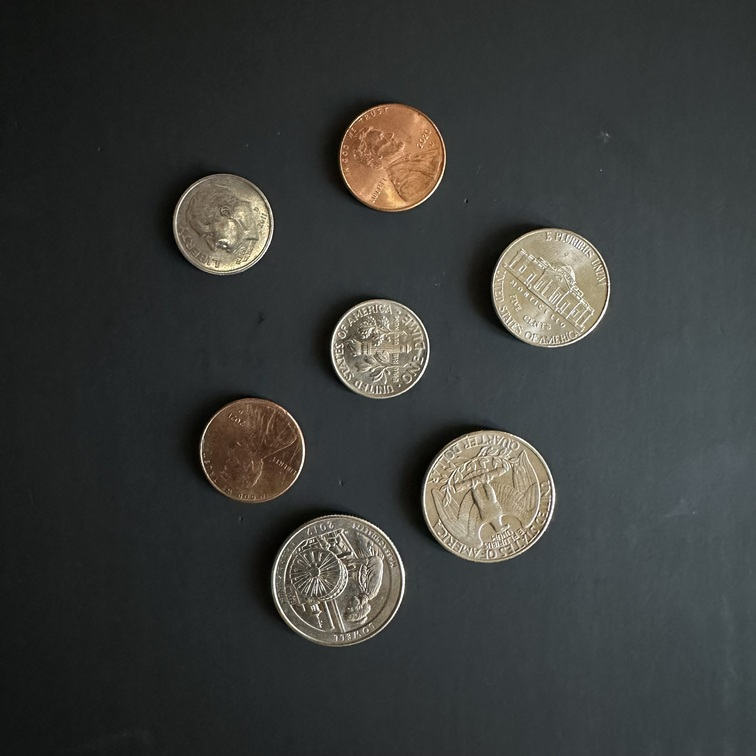
//> input picture cv_Showme_Money/coins1.jpeg, 756 x 756 px
$ ./cv_Showme_Money coins1.jpeg   (built with g++ and OpenCV 4)
//> lines starting //> are read from the running program, lines starting //| are printed output that depends on the picture; after the words box and inside, x2 and y2 are one past the last pixel; in counts of white or black regions, pixels touching at a corner belong together
//
//    Copyright 2023 Viraj V. Sabhaya
//
//    This program is free software: you can redistribute it and/or modify
//    it under the terms of the GNU General Public License as published by
//    the Free Software Foundation, either version 3 of the License, or
//    (at your option) any later version.
//
//    This program is distributed in the hope that it will be useful,
//    but WITHOUT ANY WARRANTY; without even the implied warranty of
//    MERCHANTABILITY or FITNESS FOR A PARTICULAR PURPOSE.  See the
//    GNU General Public License for more details.
//
//    You should have received a copy of the GNU General Public License
//    along with this program.  If not, see <http://www.gnu.org/licenses/>.
//

/*******************************************************************************************************************/ /**
 * @file cv_Showme_Money.cpp
 * @brief C++ Show me Money example for OpenCV
 * @author Viraj V. Sabhaya
**********************************************************************************************************************/

// include necessary dependencies
#include <iostream>
#include <string>
#include <opencv2/opencv.hpp>

// Global variables
using namespace std;
using namespace cv;

// configuration parameters
#define NUM_COMMAND_LINE_ARGUMENTS 1

// Color Constants
Scalar COLOR_RED = CV_RGB(255, 0, 0); // For pennies
Scalar COLOR_GREEN = CV_RGB(0, 255, 0); // For quarters
Scalar COLOR_BLUE = CV_RGB(0, 0, 255); // For dimes
Scalar COLOR_YELLOW = CV_RGB(255, 255, 0); // For nickels

// Outline color
Scalar outlineColor;

/*******************************************************************************************************************/ /**
 * @brief program entry point
 * @param[in] argc number of command line arguments
 * @param[in] argv string array of command line arguments
 * @return return code (0 for normal termination)
 * @author Viraj V. Sabhaya
**********************************************************************************************************************/
int main(int argc, char *argv[])
{
    // Input image, GrayScale image and Coins Image(Circles the coins)
    Mat imageInput;
    Mat imageGray;
    Mat imageEdges;
    Mat imageResult;
    Mat imageEllipse;
    Mat imageRectangles;

    // Total number of Pennies, Quarters, Dimes, Nickels
    int totalPennies = 0;
    int totalQuarters = 0;
    int totalDimes = 0;
    int totalNickels = 0;

    // Total value of COINS
    double totalValue = 0.0;

    if (argc != NUM_COMMAND_LINE_ARGUMENTS + 1)
    {
        printf("Usage: %s <image_file>\n", argv[0]);
        return 0;
    }
    else
    {
        imageInput = imread(argv[1], IMREAD_COLOR);
//> imageInput is the input picture: 756 rows x 756 cols, CV_8UC3; mean B, G, R 58.2, 60.5, 58.7

        // check for file error
        if (!imageInput.data)
        {
            cout << "Error while opening file " << argv[1] << endl;
            return 0;
        }
    }

    // Copy the input image to the result image, imageEllipse and imageRectangles
    imageResult = imageInput.clone();
    imageEllipse = imageInput.clone();
    imageRectangles = imageInput.clone();

    // display the Input Image size (Width, Height) and channels
    cout << "Input Image details ... " << endl;
    cout << "Image width: " << imageInput.size().width << endl;
//| Image width: 756
    cout << "Image height: " << imageInput.size().height << endl;
//| Image height: 756
    cout << "Image channels: " << imageInput.channels() << endl << endl;
//| Image channels: 3

    // Converting the Color image to GrayScale image
    cvtColor(imageInput, imageGray, COLOR_BGR2GRAY);
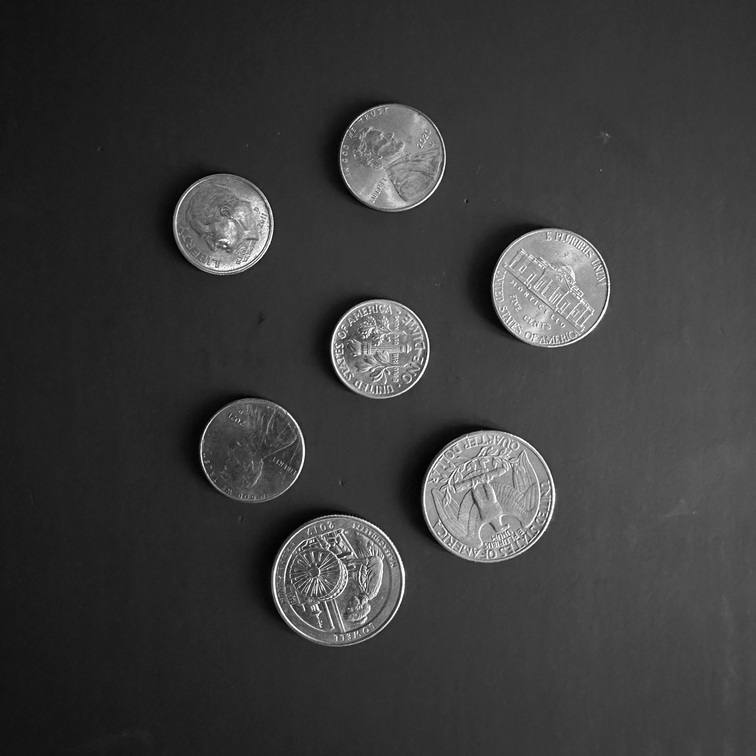
//> imageGray: 756 rows x 756 cols, CV_8UC1; min 0, max 255, mean 59.7

    // Finding edges in the image using canny edge detection
    const double cannyThreshold1 = 100;
    const double cannyThreshold2 = 200;
    const int cannyAperture = 3;
    Canny(imageGray, imageEdges, cannyThreshold1, cannyThreshold2, cannyAperture);
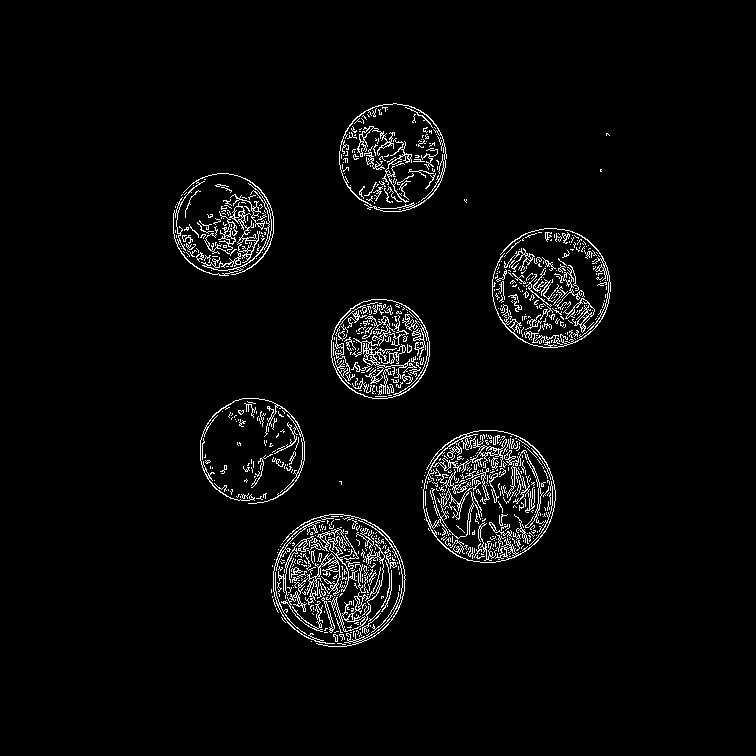
//> imageEdges: 756 rows x 756 cols, CV_8UC1; 3.5% white in thin lines or dots, all inside (x1, y1, x2, y2) = (173, 103, 611, 647)

    // Removing noise from the edges using ERODE and DILATE
    Mat imageEnD;
    int morphologySize = 1;
    dilate(imageEdges, imageEnD, Mat(), Point(-1, -1), morphologySize);
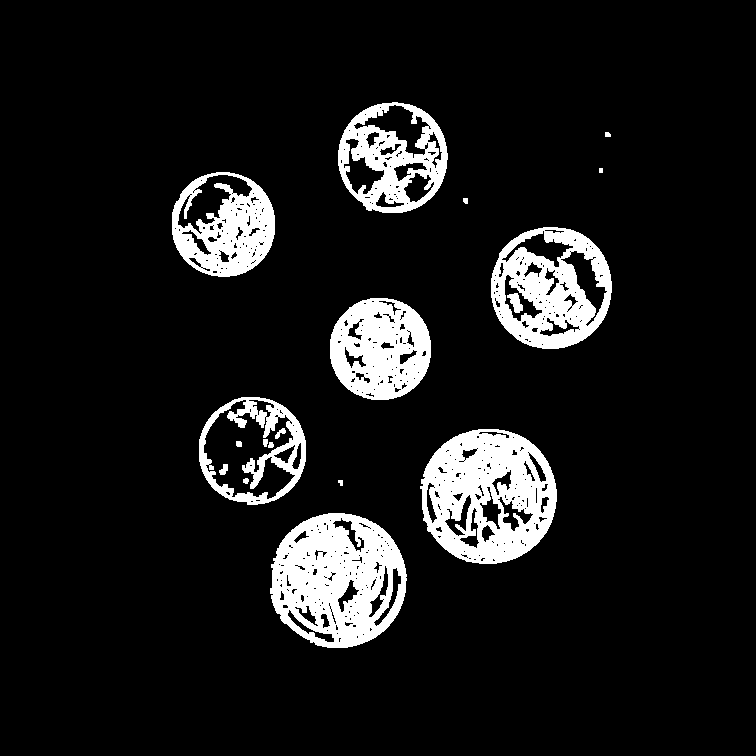
//> imageEnD: 756 rows x 756 cols, CV_8UC1; 10% white; 18 white regions, largest, box (x1, y1, x2, y2) and area: (270, 513, 407, 648) 12473, (420, 429, 557, 564) 12091, (491, 227, 612, 349) 8375
    erode(imageEnD, imageEnD, Mat(), Point(-1, -1), morphologySize);
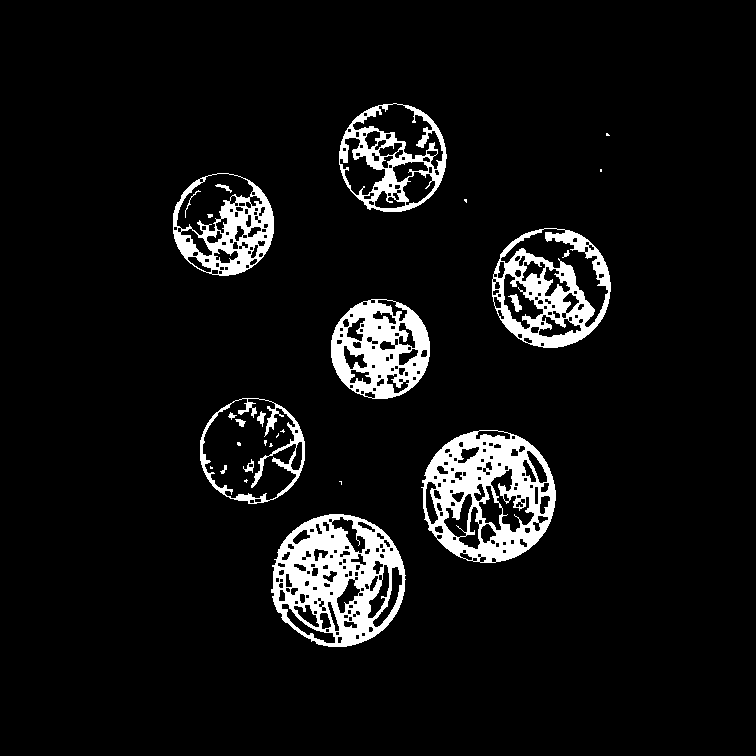
//> imageEnD: 756 rows x 756 cols, CV_8UC1; 7.1% white; 28 white regions (12 under 20 px)

    // Locating image contours by applying threshold or canny
    vector<vector<Point> > contours;
    findContours(imageEnD, contours, RETR_EXTERNAL, CHAIN_APPROX_SIMPLE, Point(0, 0));
//> contours = 11 contours, 4 with area under 20; largest, box (x1, y1, x2, y2) and area: (421, 430, 556, 563) 13870, (271, 514, 406, 647) 13778, (492, 228, 611, 348) 11110, (339, 103, 447, 212) 9066, (200, 398, 305, 504) 8621, (173, 173, 274, 276) 8076, (331, 299, 430, 399) 7719

    // Drawing contours around the coins
    for(int i = 0; i < contours.size(); i++)
    {
        drawContours(imageResult, contours, i, COLOR_RED, 2);
    }
//> this loop made 11 passes
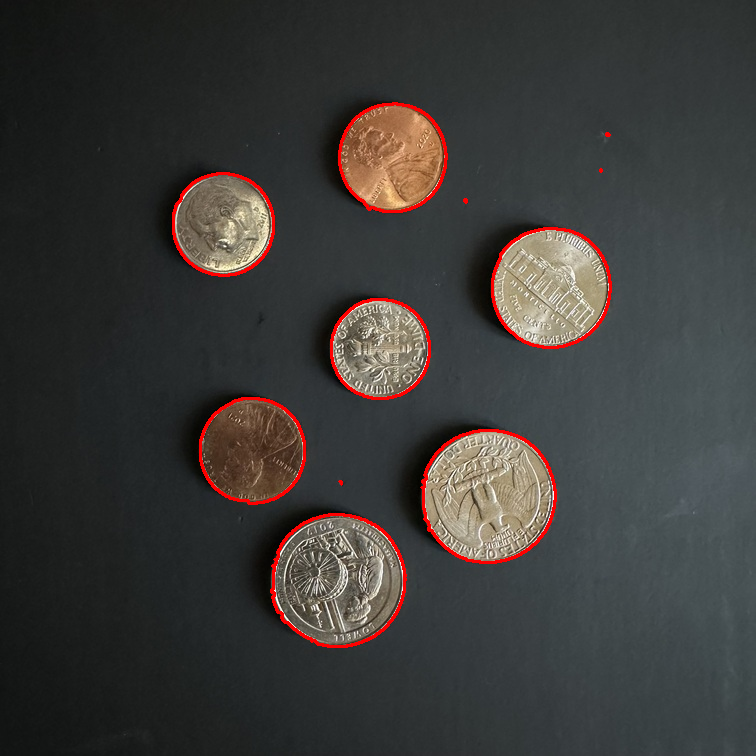
//> imageResult: 756 rows x 756 cols, CV_8UC3; 1.54% of pixels changed, all inside (x1, y1, x2, y2) = (172, 102, 612, 648)

    // rectangles
    vector<RotatedRect> minAreaRectangles(contours.size());
    for (int i = 0; i < contours.size(); i++)
    {
        minAreaRectangles[i] = minAreaRect(contours[i]);
    }

    for(int i = 0; i < contours.size(); i++)
    {
        Point2f rectanglePoints[4];
        minAreaRectangles[i].points(rectanglePoints);
        for(int j = 0; j < 4; j++)
        {
            line(imageRectangles, rectanglePoints[j], rectanglePoints[(j+1)%4], COLOR_GREEN);
        }
    }
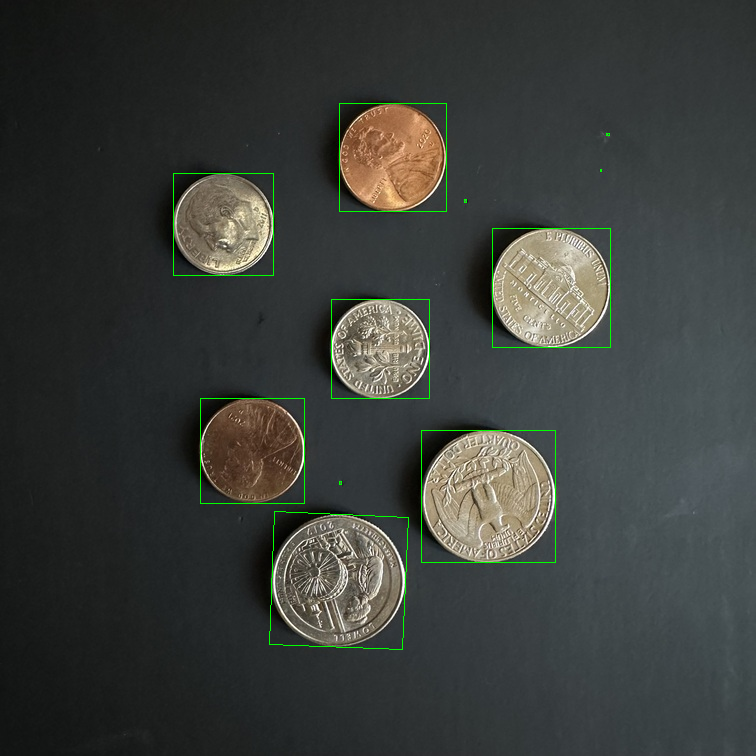
//> imageRectangles: 756 rows x 756 cols, CV_8UC3; 0.56% of pixels changed, all inside (x1, y1, x2, y2) = (173, 103, 611, 650)
    // fit ellipses to contours
    vector<RotatedRect> fittedEllipses(contours.size());
    for (int i = 0; i < contours.size(); i++)
    {
        if(contours.at(i).size() > 5)
        {
            fittedEllipses[i] = fitEllipse(contours[i]);
        }
    }

    const int minEllipseInliers = 20;

    // Identify the coins in the image from the calculated areaa
    for (int i = 0; i < contours.size(); i++)
    {
        // cout << "Ellipse " << i << " ... " << endl;
        double height = fittedEllipses[i].size.height;
        // cout << "HEIGHT: " << height << endl;
        double width = fittedEllipses[i].size.width;
        // cout << "WIDTH: " << width << endl;
        double area = (height) * (width) * 3.14159265;
        // cout << "AREA: " << area << endl << endl;

        if(height >= 102 && height < 110)
        {
            totalPennies++;
            totalValue += 0.01;
            outlineColor = COLOR_RED;
        }
        else if(height >= 112 && height < 120)
        {
            totalNickels++;
            totalValue += 0.05;
            outlineColor = COLOR_YELLOW;
        }
        else if(height >= 92 && height < 102)
        {
            totalDimes++;
            totalValue += 0.10;
            outlineColor = COLOR_BLUE;
        }
        else if(height >= 125)
        {
            totalQuarters++;
            totalValue += 0.25;
            outlineColor = COLOR_GREEN;
        }

        if(contours.at(i).size() > minEllipseInliers)
        {
            ellipse(imageEllipse, fittedEllipses[i], outlineColor, 2);
        }
    }
//> this loop made 11 passes
//> (height, width, area, totalQuarters, totalValue, outlineColor) on passes 1, 3: (133.3, 131.9, 55236.8, 1, 0.25, Scalar(0, 255)), (133.5, 132.8, 55676.1, 2, 0.5, Scalar(0, 255))
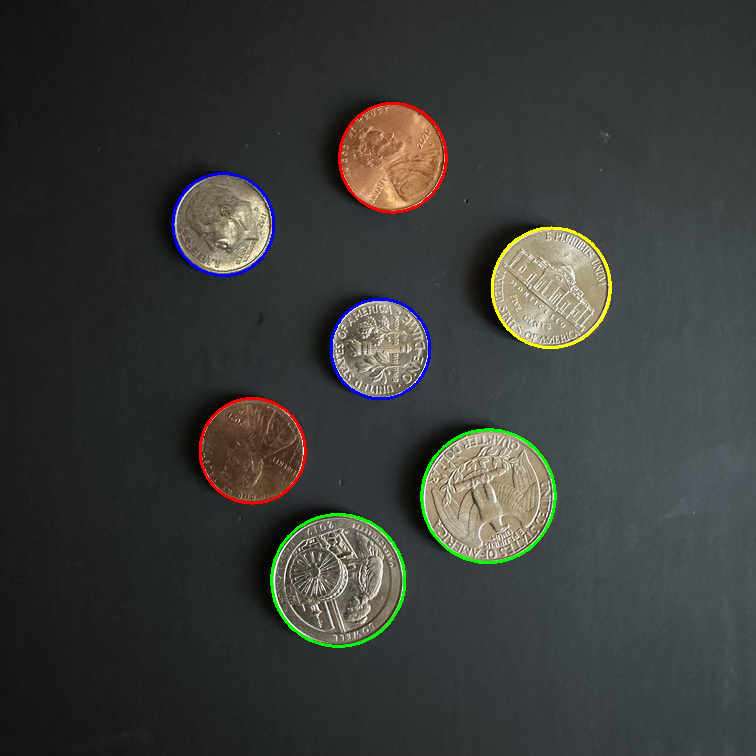
//> imageEllipse: 756 rows x 756 cols, CV_8UC3; 1.31% of pixels changed, all inside (x1, y1, x2, y2) = (171, 102, 612, 648)
//> after the loop, totalPennies = 2; totalValue = 0.77; totalNickels = 1; totalDimes = 2; totalQuarters = 2

    // Displaying coin counts and total value of the coins
    cout << "Penny - " << totalPennies << endl;
//| Penny - 2
    cout << "Nickel - " << totalNickels << endl;
//| Nickel - 1
    cout << "Dime - " << totalDimes << endl;
//| Dime - 2
    cout << "Quarter - " << totalQuarters << endl;
//| Quarter - 2
    cout << "Total Value - $" << totalValue << endl;
//| Total Value - $0.77

    // display the images
    imshow("input image", imageInput);
    // imshow("image GRAY w/ BLUR", imageGray);
    // imshow("image EDGES", imageEdges);
    // imshow("image EDGES w/ erode and dilate", imageEnD);
    // imshow("image contours", imageResult);
    // imshow("image rectangles", imageRectangles);
    imshow("image RESULT w/ ellipses", imageEllipse);

    waitKey();

}

$ run again, on cv_Showme_Money/coins3.jpeg
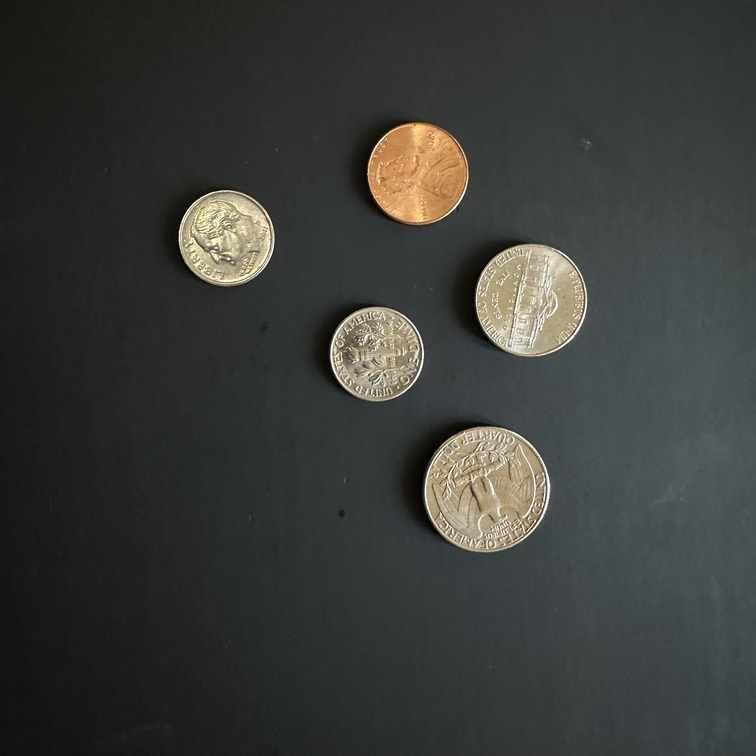
//> input picture cv_Showme_Money/coins3.jpeg, 756 x 756 px
//> imageInput is the input picture: 756 rows x 756 cols, CV_8UC3; mean B, G, R 57.4, 60.3, 58.4
//| Image width: 756
//| Image height: 756
//| Image channels: 3
//> imageEdges: 756 rows x 756 cols, CV_8UC1; 2.2% white in thin lines or dots, all inside (x1, y1, x2, y2) = (178, 122, 591, 553)
//> `erode(imageEnD, imageEnD, Mat(), Point(-1, -1), morphologySize);`:
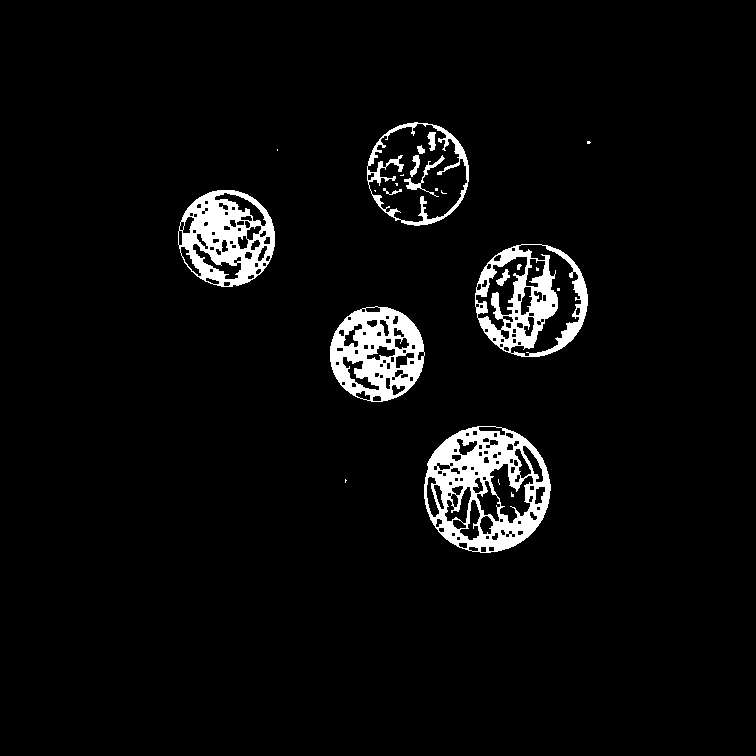
//> imageEnD: 756 rows x 756 cols, CV_8UC1; 4.5% white; 24 white regions (12 under 20 px)
//> contours = 8 contours, 3 with area under 20; largest, box (x1, y1, x2, y2) and area: (424, 426, 551, 553) 12540, (475, 244, 588, 357) 10006, (367, 122, 469, 226) 8146, (178, 190, 275, 287) 7294, (330, 306, 425, 402) 6993
//> the loop `for(int i = 0; i < contours.size(); i++)` made 8 passes
//> the loop `for (int i = 0; i < contours.size(); i++)` made 8 passes
//> the loop `for (int i = 0; i < contours.size(); i++)` made 8 passes
//> (height, width, area, totalQuarters, totalValue, outlineColor) on pass 2: (126.9, 126.1, 50247.2, 1, 0.25, Scalar(0, 255))
//> after the loop `for (int i = 0; i < contours.size(); i++)`:
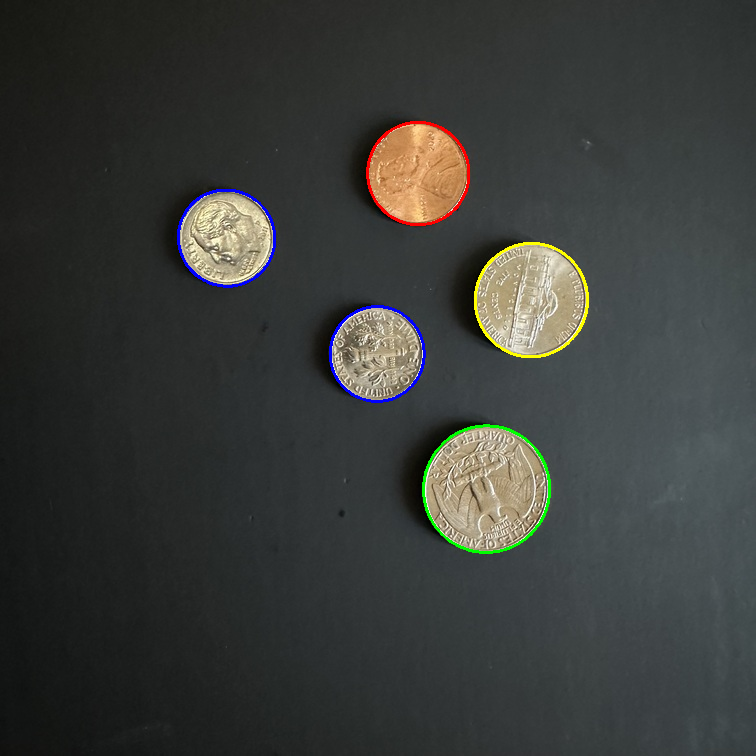
//> imageEllipse: 756 rows x 756 cols, CV_8UC3; 0.87% of pixels changed, all inside (x1, y1, x2, y2) = (177, 121, 589, 554)
//> after the loop `for (int i = 0; i < contours.size(); i++)`: totalPennies = 1; totalValue = 0.51; totalNickels = 1; totalDimes = 2; totalQuarters = 1
//| Penny - 1
//| Nickel - 1
//| Dime - 2
//| Quarter - 1
//| Total Value - $0.51
